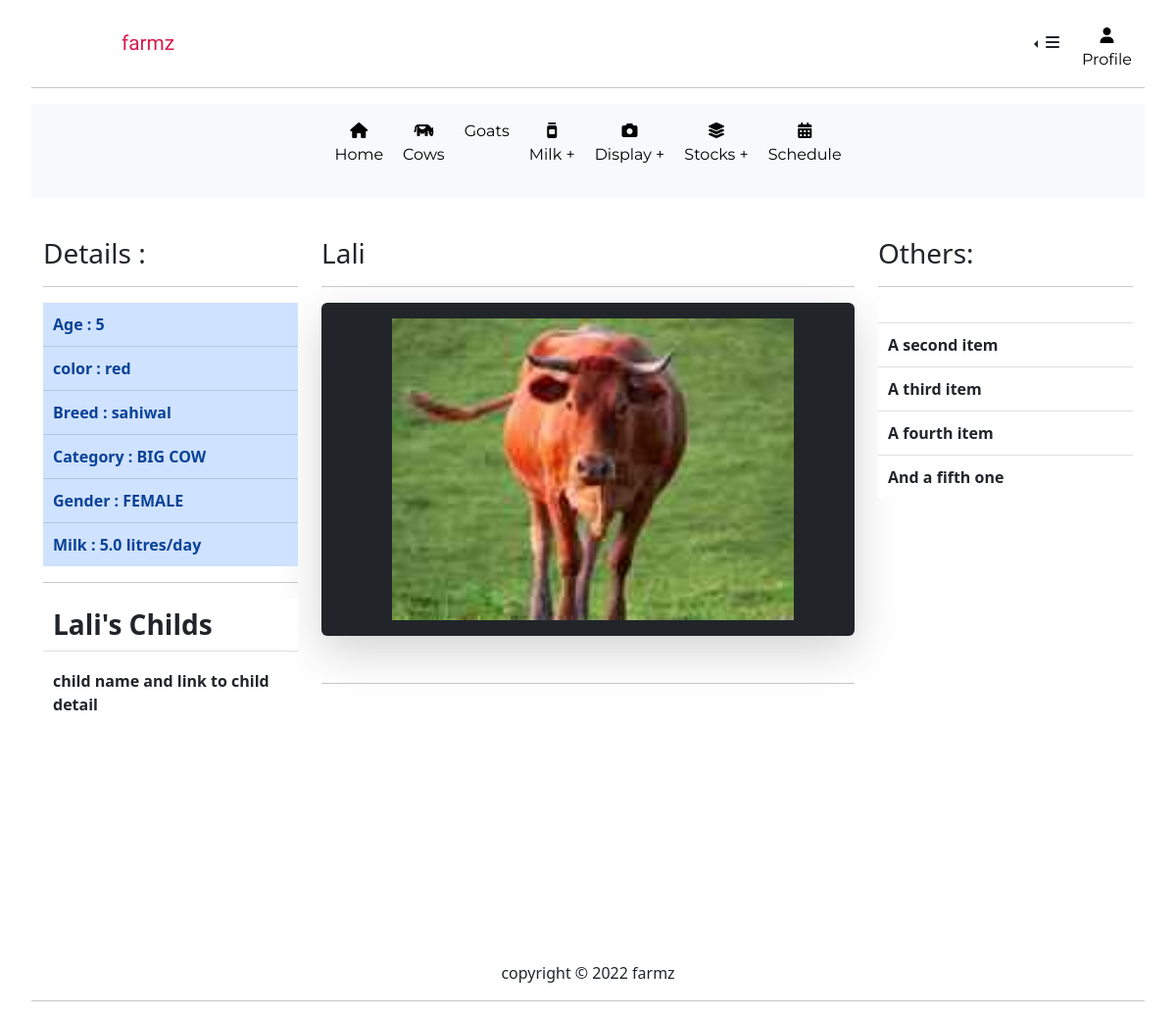
Page /cows/cowDetail/7 on the committed database.
### cows/models.py (models this page shows, shortened)
class Cow(models.Model):
	name=models.CharField(max_length=100)
	age=models.IntegerField()
	image=models.ImageField(upload_to='cowImages/',default='cowdefault.jpg')
	color=models.CharField(max_length=100)
	breed=models.CharField(max_length=100)
	category=models.CharField(max_length=2,choices=COW_CHOICES)
	gender=models.CharField(max_length=1,choices=GENDER_CHOICES)
	milkAverage=models.FloatField(default=1)

### cows/views.py (the view)
# urls.py: path('cowDetail/<str:pk>',cowDetail,name="cowdetail"),
def cowDetail(request,pk):
	cow=Cow.objects.get(id=pk)
	return render(request,"cows/cowDetail.html",{'cow':cow})

### cows/templates/cows/cowDetail.html
{%extends 'farmapp/base.html'%}
{%load crispy_forms_tags%}
{%block content%}
	<div class="row">
		<div class="col-lg-3 mt-4">
			<h3>Details : </h3>
			<hr>
			<ul class="list-group list-group-flush">
			  <li class="list-group-item list-group-item-primary">Age : {{cow.age}}</li>
			  <li class="list-group-item list-group-item-primary">color : {{cow.color}}</li>
			  <li class="list-group-item list-group-item-primary">Breed : {{cow.breed}}</li>
			  <li class="list-group-item list-group-item-primary">Category : {{cow.get_category_display}}</li>
			  <li class="list-group-item list-group-item-primary">Gender : {{cow.get_gender_display}}</li>
			  <li class="list-group-item list-group-item-primary">Milk : {{cow.milkAverage}} litres/day</li>
			</ul>
			<hr>
			<div class="list-group list-group-flush">
			  <h3 class="list-group-item">{{cow.name}}'s Childs</h3>
			  <a href="#" class="list-group-item list-group-item-action">child name and link to child detail</a>
			</div>
		</div>
		<div class="col-lg-6 mt-4" id="middleDetailCard">
			<h3 class="detailimage-head">{{cow.name}}</h3>
			<hr>
			<div class="shadow-lg p-3 mb-5 bg-dark rounded">
				<img src="{{cow.image.url}}" class="img-fluid detailImg" alt="...">
			</div>
			<hr>
		</div>
		<div class="col-lg-3 rightSection mt-4">
			<h3>Others: </h3>
			<hr>
			<ul class="list-group list-group-flush">
			  <li class="list-group-item">{{medical.name}}</li>
			  <li class="list-group-item">A second item</li>
			  <li class="list-group-item">A third item</li>
			  <li class="list-group-item">A fourth item</li>
			  <li class="list-group-item">And a fifth one</li>
			</ul>
		</div>
	</div>
{%endblock content%}

### farmapp/static/farmapp/main.css (style rules this page uses)
body { font-family: font-family: 'Anton', sans-serif; margin: 1rem 2rem 0 2rem; }

### cows/static/cows/main.css (style rules this page uses)
.list-group-item { font-weight: 600; padding: 10px; }
.detailImg { height: 80%; width: 80%; margin: auto; }
.detailimage-head { margin: auto; }
.detailImg { margin-left: 3.5rem; }
.rightSection { margin-top: 30px; }

### rows in the picture
Cow: age "5", color "red", breed "sahiwal", category "BIG COW", gender "FEMALE", milkAverage "5.0", name "Lali", image (picture)
